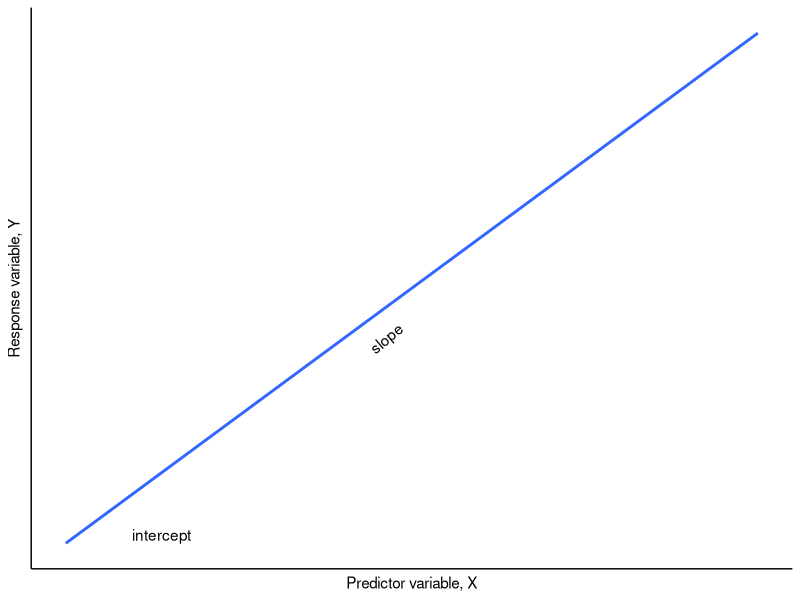
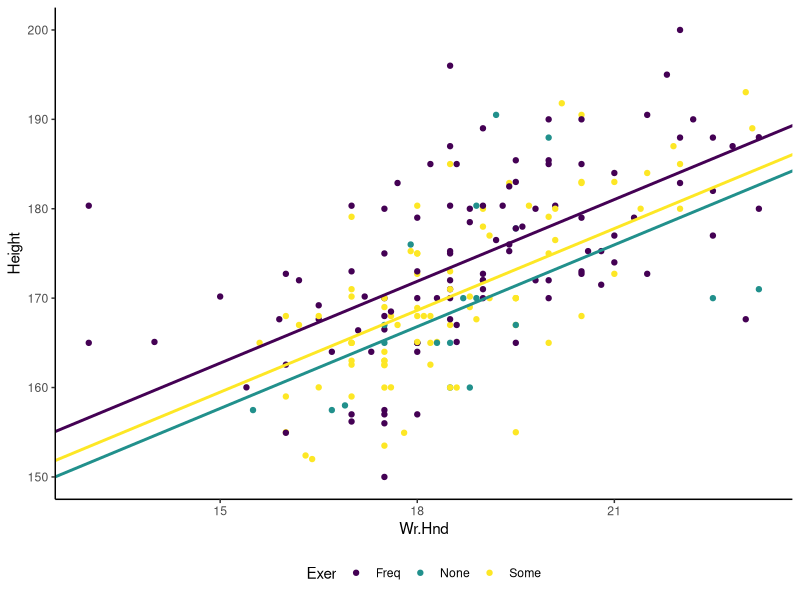
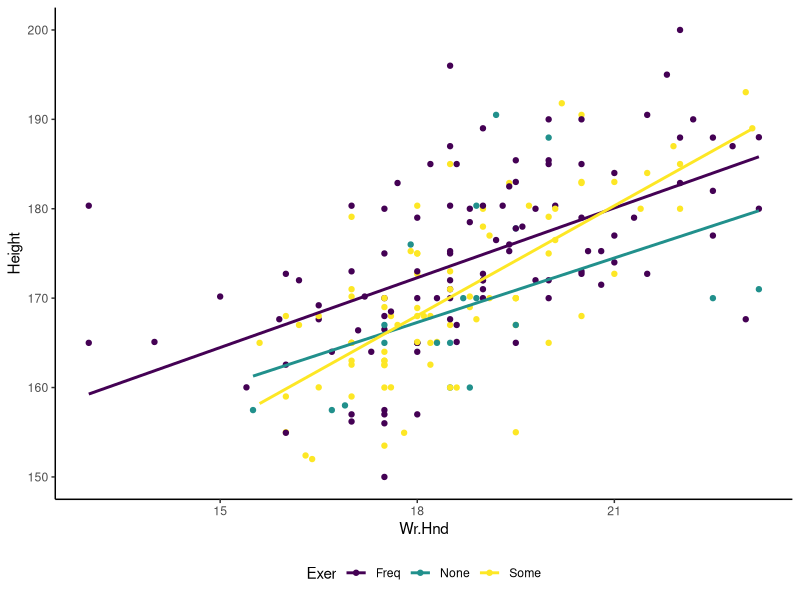
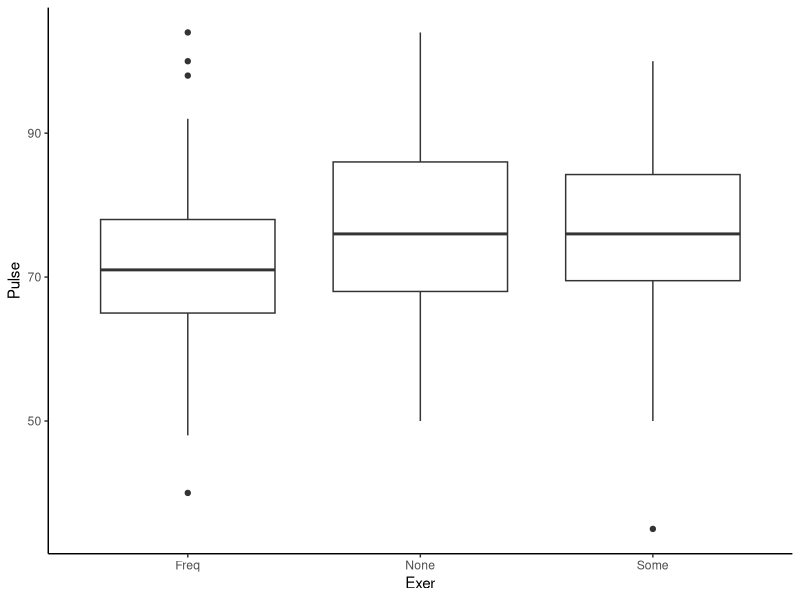
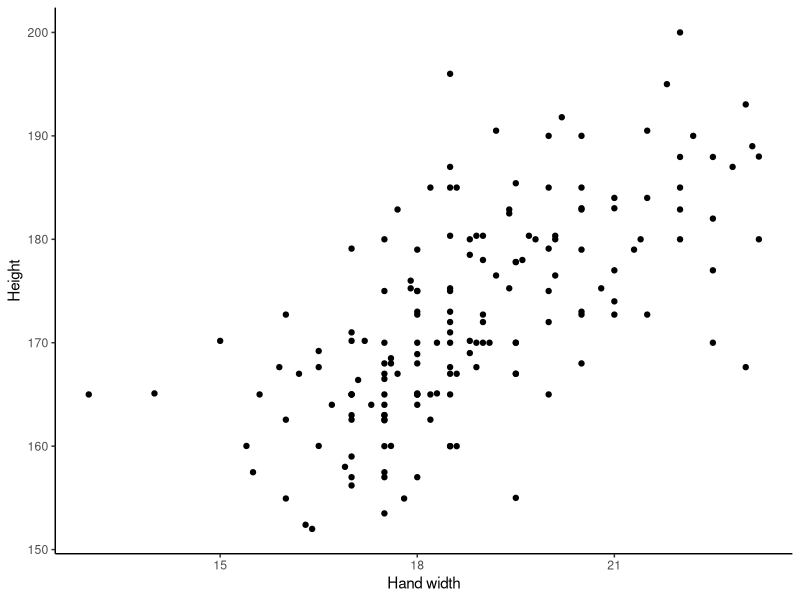
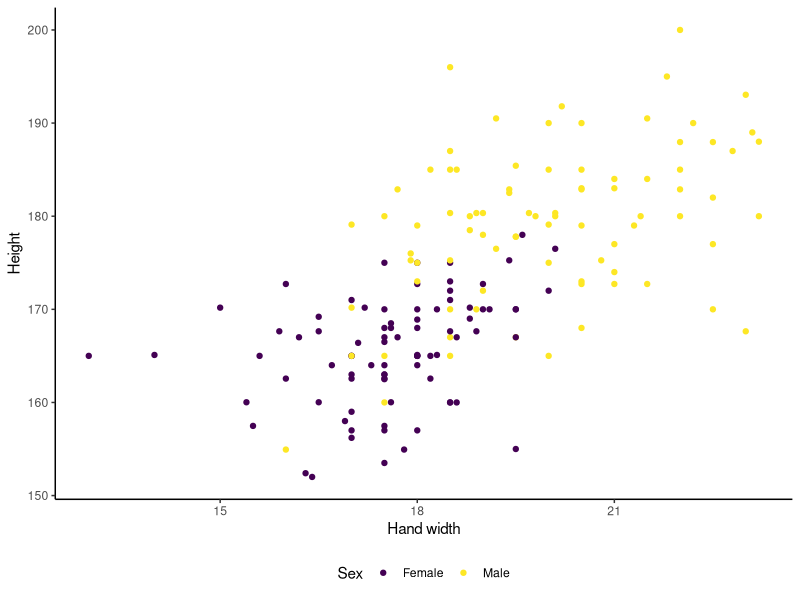
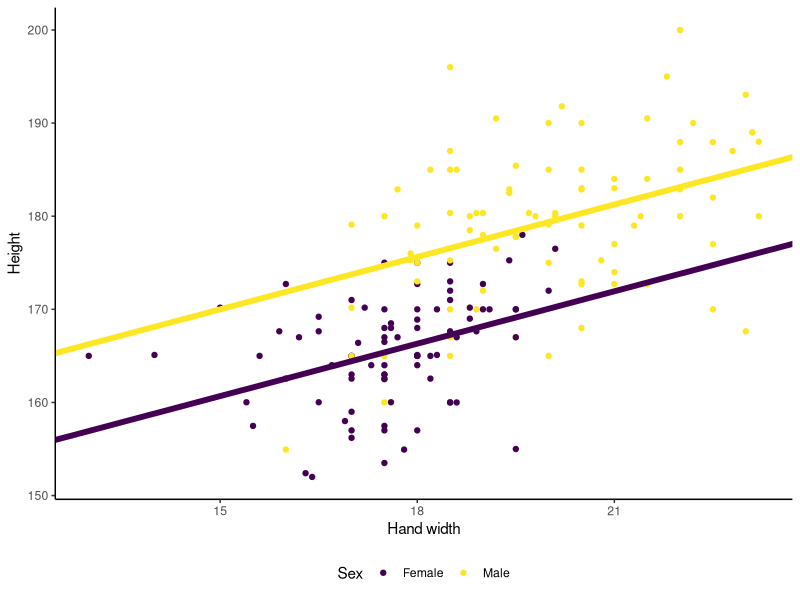
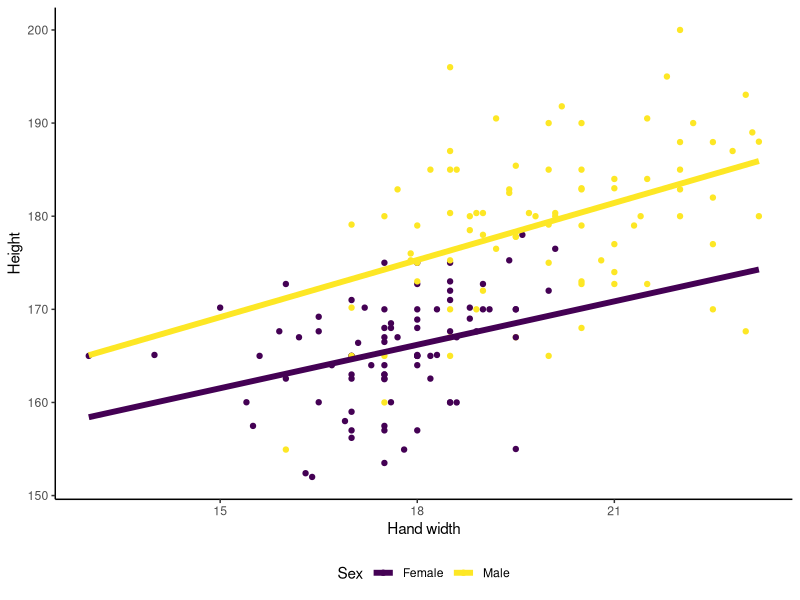

Generate these figures, in order, with R:
## ---- chunk 1
library(knitr)
opts_chunk$set(echo = F, warning = FALSE, message = FALSE, comment = NA, fig.height = 3, fig.width = 3, dpi = 100, fig.align = "center", fig.show = "hold")
library(tidyverse)
theme_set(theme_classic())
library(MASS)
options(ggplot2.continuous.colour="viridis")
scale_colour_discrete <- function(...)   scale_colour_viridis_d()

# format anova tables
fixp <- function(x, dig=3){
  x <- as.data.frame(x)
  
  if(substr(names(x)[ncol(x)],1,2) != "Pr")
    warning("The name of the last column didn't start with Pr. This may indicate that p-values weren't in the last row, and thus, that this function is inappropriate.")
  x[,ncol(x)] <- round(x[,ncol(x)], dig)
  for(i in 1:(nrow(x)-1)){
    if(x[i,ncol(x)] == 0)
      x[i,ncol(x)] <- paste0("<0.", paste0(rep(0,dig-1), collapse=""), "1")
  }
  x
}
## ---- chunk 2
ggplot(trees, aes(Girth, Height)) +
  geom_smooth(method = "lm", se = F) +
  xlab("Predictor variable, X") +
  ylab("Response variable, Y") +
  theme(axis.ticks = element_blank(),
        axis.text = element_blank()) +
  annotate("text", 14, 76, label = "slope", angle = 40) +
   annotate("text", 10, 71, label = "intercept")
## ---- chunk 3
fitlm <- coef(lm(Height ~ Wr.Hnd + Exer, data = survey))

ggplot(survey, aes(Wr.Hnd, Height, color = Exer)) +
  geom_point() +
  geom_abline(intercept  = fitlm[1], slope = fitlm[2], colour = viridis::viridis(3)[1], lwd = 1) +
  geom_abline(intercept  = fitlm[1]+fitlm[3], slope = fitlm[2], colour = viridis::viridis(3)[2], lwd = 1)+
  geom_abline(intercept  = fitlm[1]+fitlm[4], slope = fitlm[2],  colour = viridis::viridis(3)[3], lwd = 1) +
  theme(legend.position = "bottom")
## ---- chunk 4
ggplot(survey, aes(Wr.Hnd, Height, colour = Exer)) + 
  geom_point() +
  theme(legend.position = "bottom") +
  geom_smooth(method = "lm", se = FALSE)
## ---- chunk 5
ggplot(survey, aes(Exer, Pulse)) +
  geom_boxplot()
## ---- chunk 6
lm_pulse <- lm(Pulse ~ Exer, survey)
anova(lm_pulse)
## ---- chunk 7
summary(lm_pulse)
## ---- chunk 8
coef(lm_pulse)
## ---- chunk 9
 tapply(survey$Pulse, survey$Exer, mean, na.rm = T)
## ---- chunk 10
h_hand <- ggplot(na.omit(survey), aes(Wr.Hnd, Height)) +
  geom_point() +
  xlab("Hand width")  +
  theme(legend.position = "bottom")
h_hand
## ---- chunk 11
h_hand + aes(colour = Sex)
## ---- chunk 12
h_hand + 
   aes(colour = Sex) +
  geom_abline(intercept = 132.5445, slope = 1.8760  , colour = viridisLite::viridis(2)[1], lwd=2) + 
  geom_abline(intercept = 132.5445+9.3164, slope = 1.8760  , colour =viridisLite::viridis(2)[2], lwd=2)

lm_hhand <- lm(Height ~ Wr.Hnd + Sex, survey)
coef(lm_hhand)
## ---- chunk 13
h_hand + aes(colour = Sex) +
  geom_smooth(method = "lm", se = F, lwd = 2, fullrange = TRUE) 

lm_hhand <- update(lm_hhand, . ~ . + Wr.Hnd:Sex)
coef(lm_hhand)
## ---- chunk 14
kable(fixp(anova(lm_hhand)), digits = 2)
## ---- chunk 15
kable(fixp(anova(lm_hhand)), digits = 2)
